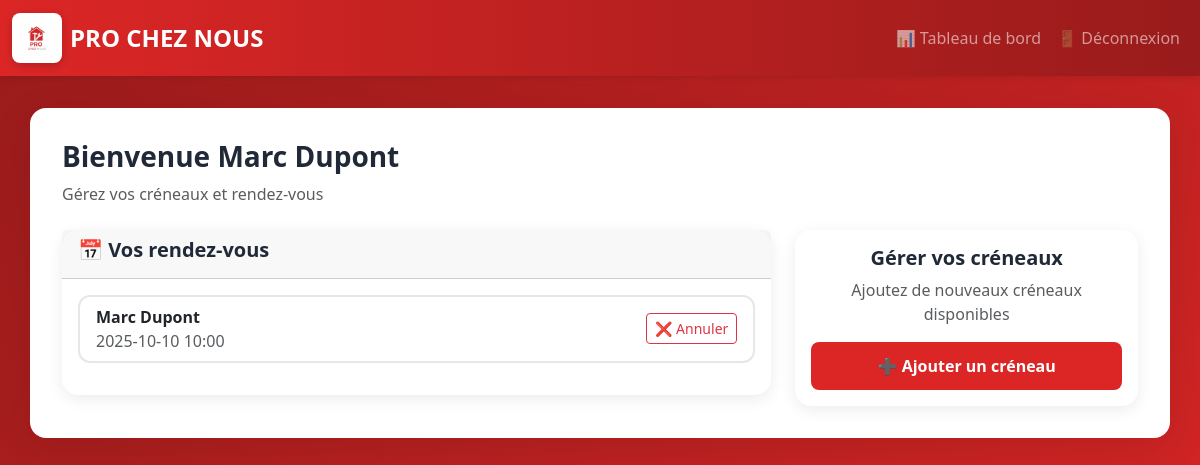
The page /dashboard (signed in) on the database as committed earlier.
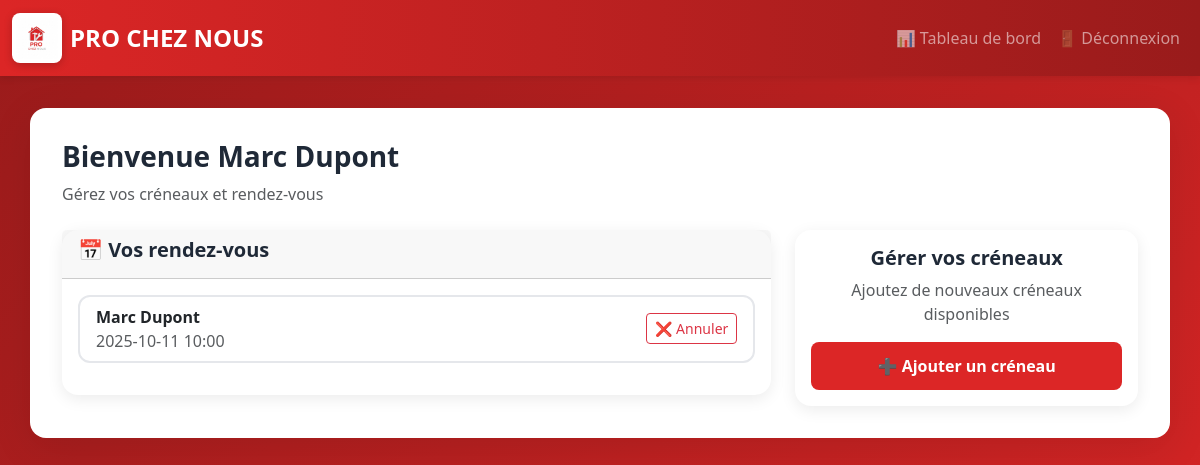
The same page on the database as committed later.
### tables this page shows
CREATE TABLE users (
            id INTEGER PRIMARY KEY,
            name TEXT,
            email TEXT UNIQUE,
            password TEXT,
            role TEXT,
            localisation TEXT,
            categorie TEXT,
            plan TEXT DEFAULT 'gratuit'
        );

CREATE TABLE rendezvous (
            id INTEGER PRIMARY KEY,
            pro_id INTEGER,
            client_id INTEGER,
            date TEXT,
            FOREIGN KEY(pro_id) REFERENCES users(id),
            FOREIGN KEY(client_id) REFERENCES users(id)
        );

### app.py (the view, shortened to what this page needs)
@app.route('/dashboard')
def dashboard():
    if 'user_id' not in session: return redirect(url_for('login'))
    conn = get_db()
    user = conn.execute('SELECT * FROM users WHERE id = ?', (session['user_id'],)).fetchone()
    if user['role'] == 'pro':
        rdvs = conn.execute('''
            SELECT r.id, r.date, u.name as client FROM rendezvous r
            JOIN users u ON r.client_id = u.id WHERE r.pro_id = ?
            ORDER BY r.date DESC
        ''', (user['id'],)).fetchall()
        return render_template('dashboard_pro.html', user=user, rdvs=rdvs)

### app.py (called while the page is built)
def get_db():
    conn = sqlite3.connect('database.db')
    conn.row_factory = sqlite3.Row
    return conn

### templates/dashboard_pro.html
{% extends "base.html" %}{% block title %}Tableau de bord Pro{% endblock %}{% block content %}
<h3>Bienvenue {{ user.name }}</h3>
<p class="text-muted">Gérez vos créneaux et rendez-vous</p>
<div class="row mt-4">
    <div class="col-md-8">
        <div class="card">
            <div class="card-header">
                <h5>📅 Vos rendez-vous</h5>
            </div>
            <div class="card-body">
                {% if rdvs %}
                    <div class="list-group">
                        {% for rdv in rdvs %}
                        <div class="list-group-item d-flex justify-content-between align-items-center">
                            <div>
                                <strong>{{ rdv.client }}</strong>
                                <div class="text-muted">{{ rdv.date }}</div>
                            </div>
                            <form method="POST" action="{{ url_for('cancel_rdv', rdv_id=rdv.id) }}" style="display:inline;">
                                <button type="submit" class="btn btn-sm btn-outline-danger" onclick="return confirm('Voulez-vous vraiment annuler ce rendez-vous?')">
                                    ❌ Annuler
                                </button>
                            </form>
                        </div>
                        {% endfor %}
                    </div>
                {% else %}
                    <p class="text-muted">Aucun rendez-vous pour le moment</p>
                {% endif %}
            </div>
        </div>
    </div>
    <div class="col-md-4">
        <div class="card">
            <div class="card-body text-center">
                <h5>Gérer vos créneaux</h5>
                <p class="text-muted">Ajoutez de nouveaux créneaux disponibles</p>
                <a href="{{ url_for('add_slot') }}" class="btn btn-primary w-100">
                    ➕ Ajouter un créneau
                </a>
            </div>
        </div>
    </div>
</div>
{% endblock %}

### templates/base.html (shortened to what this page needs)
<!DOCTYPE html>
<html lang="fr">
<head>
    <link href="https://cdn.jsdelivr.net/npm/bootstrap@5.3.0/dist/css/bootstrap.min.css" rel="stylesheet">
    <link rel="stylesheet" href="{{ url_for('static', filename='style.css') }}">
</head>
<body>
<nav class="navbar navbar-expand-lg navbar-dark">
  <div class="container-fluid">
    <a class="navbar-brand d-flex align-items-center" href="{{ url_for('index') }}">
      <img src="{{ url_for('static', filename='logo.png') }}" alt="Logo PRO CHEZ NOUS" class="logo-img me-2">
      PRO CHEZ NOUS
    </a>
    <div class="collapse navbar-collapse" id="navbarNav">
      <ul class="navbar-nav ms-auto">
        {% if 'user_id' in session %}
            <li class="nav-item"><a class="nav-link" href="{{ url_for('dashboard') }}">📊 Tableau de bord</a></li>
            <li class="nav-item"><a class="nav-link" href="{{ url_for('logout') }}">🚪 Déconnexion</a></li>
        {% else %}
            <li class="nav-item"><a class="nav-link" href="{{ url_for('view_professionals') }}">👥 Professionnels</a></li>
            <li class="nav-item"><a class="nav-link" href="{{ url_for('login') }}">🔐 Connexion</a></li>
            <li class="nav-item"><a class="nav-link" href="{{ url_for('register') }}">✍️ Inscription</a></li>
        {% endif %}
      </ul>
    </div>
  </div>
</nav>
<div class="container">
    {% block content %}{% endblock %}
</div>
</body>
</html>

### static/style.css (style rules this page uses)
:root { --primary-color: #dc2626; --primary-dark: #991b1b; --secondary-color: #ef4444; --text-dark: #1f2937; --text-light: #6b7280; --border-color: #e5e7eb; --bg-light: #fef2f2; }
body { font-family: 'Segoe UI', Tahoma, Geneva, Verdana, sans-serif; color: var(--text-dark); background: linear-gradient(135deg, #991b1b 0%, #dc2626 100%); min-height: 100vh; }
.navbar { background: linear-gradient(90deg, var(--primary-color), var(--primary-dark)) !important; box-shadow: 0 2px 8px rgba(0,0,0,0.1); }
.navbar-brand { font-weight: 700; font-size: 1.5rem; }
.logo-img { height: 50px; width: auto; border-radius: 8px; background: white; padding: 4px; box-shadow: 0 2px 8px rgba(0,0,0,0.2); }
.container { background: white; border-radius: 16px; padding: 2rem; box-shadow: 0 10px 40px rgba(0,0,0,0.1); margin-top: 2rem; margin-bottom: 2rem; }
.btn-primary { background: var(--primary-color); border: none; padding: 0.75rem 2rem; border-radius: 8px; font-weight: 600; transition: all 0.3s ease; }
.list-group-item { border: 2px solid var(--border-color); border-radius: 12px !important; margin-bottom: 1rem; transition: all 0.3s ease; }
h3, h4, h5 { color: var(--text-dark); font-weight: 700; }
.card { border: none; border-radius: 16px; box-shadow: 0 4px 16px rgba(0,0,0,0.08); }

Rows that differ between the two databases and show on the page:
changed rendezvous "Marc Dupont": date "2025-10-10 10:00" → "2025-10-11 10:00"
